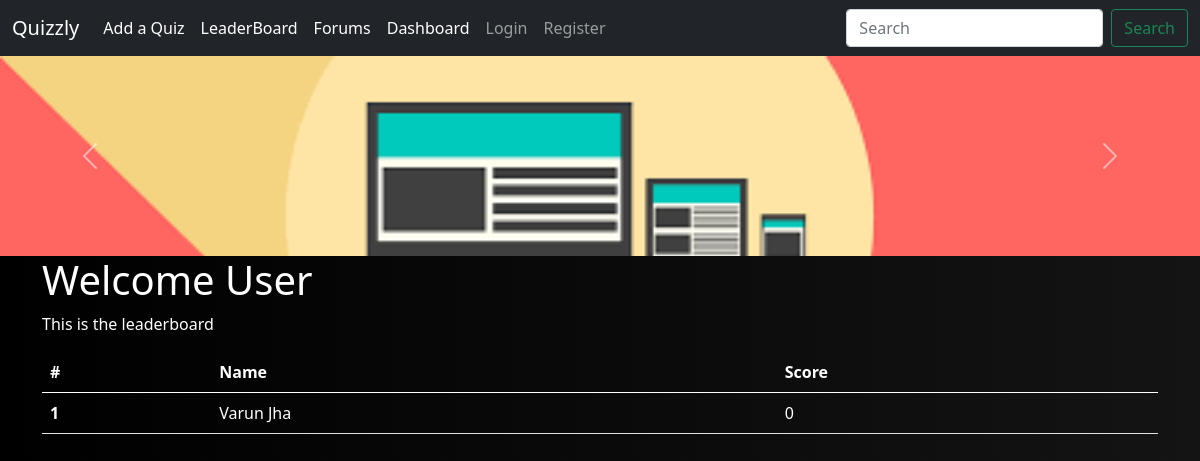
Screenshot of /leaderboard/1/leaderboard with the database file from the repository.
### leaderboard/models.py (models this page shows, shortened)
class Score(models.Model):
    user_id=models.IntegerField()
    quiz_id=models.IntegerField()
    score=models.IntegerField(default=0)
    user_name=models.CharField(max_length=200)

### leaderboard/views.py (the view)
# urls.py: path('<int:quiz_id>/leaderboard',views.leaderboard,name='leaderboard'),
def leaderboard(request,quiz_id):
    this_quiz_leaderboard=Score.objects.filter(quiz_id=quiz_id).order_by('-score')
    score_count=this_quiz_leaderboard.count()
    data={'scores':zip(this_quiz_leaderboard,range(1,score_count+1))}
    return render(request,'leaderboard.html',data)

### templates/leaderboard.html (shortened to what this page needs)
{% extends 'base.html' %}  {% block content %}
<div class="container mt-50 mb-50">
    <div class="main-title" style="text-align:left !important;">
        <h1>Welcome <span>User</span></h1>
        <p>This is the leaderboard</p>
    </div>
    <table class="table table-hover">
        <thead>
            <tr>
                <th scope="col">#</th>
                <th scope="col">Name</th>
                <th scope="col">Score</th>
            </tr>
        </thead>
        <tbody>
            {% for score,rank in scores %}
            <tr style="color: white;">
                <th scope="row">{{rank}}</th>
                <td>{{score.user_name}}</td>
                <td>{{score.score}}</td>
            </tr>
            {% endfor %}
        </tbody>
    </table>
</div>
{% endblock content %}

### templates/leaderboard.html (style rules this page uses)
body { color: white; }
.table { color: white !important; }

### rows the page displays
Score: quiz "1", user_name "Varun Jha", score "0"
